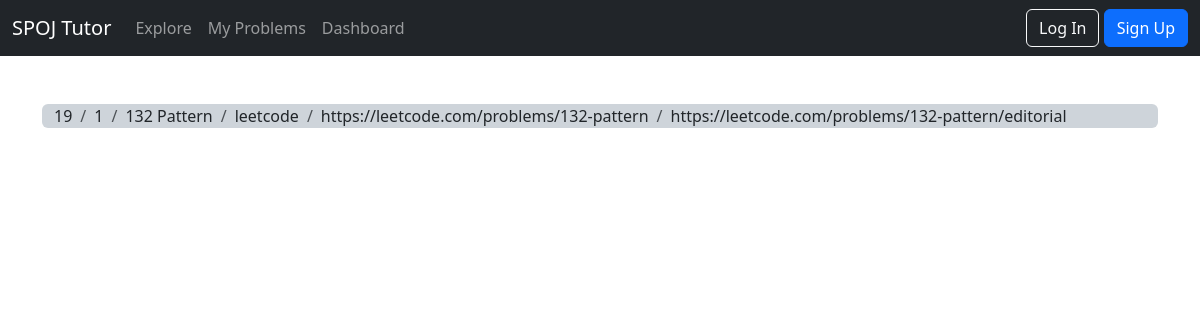
Screenshot of /tasks/19/ with the database file from the repository.
### tasks/models.py (models this page shows, shortened)
class Task(models.Model):
    id = models.AutoField(primary_key=True)
    difficulty = models.PositiveIntegerField()
    title = models.CharField(max_length=125)
    spoj = models.ForeignKey(Spoj, on_delete=models.CASCADE)
    class Meta:
        unique_together = ("title", "spoj")
    url = models.URLField(max_length=200, blank=True, null=True)
    solution_url = models.URLField(max_length=200, blank=True, null=True)

class Spoj(models.Model):
    name = models.CharField(max_length=255, primary_key=True)
    amount_of_difficulty_levels = models.IntegerField(null=False, blank=False)

### tasks/views.py (the view)
# urls.py: path('<int:task_id>/', views.single_task, name="single_task"),
def single_task(request, task_id):
    found_task = get_object_or_404(Task, pk=task_id)
    return render(request, 'tasks/task.html', {'task': found_task})

### templates/tasks/task.html
{% extends 'base.html' %}
{% block navbar_items %}
    <li class="nav-item">
        <a class="nav-link" href="{% url 'tasks' %}">Explore</a>
    </li>
    <li class="nav-item">
        <a class="nav-link" href="#">My Problems</a>
    </li>
    <li class="nav-item">
        <a class="nav-link" href="#">Dashboard</a>
    </li>
{% endblock navbar_items %}
{% block content %}
    <div class="container bg-dark-subtle rounded">
        <ol class="breadcrumb my-4">
            <li class="breadcrumb-item">{{ task.id }}</li>
            <li class="breadcrumb-item">{{ task.difficulty }}</li>
            <li class="breadcrumb-item">{{ task.title }}</li>
            <li class="breadcrumb-item">{{ task.spoj.name }}</li>
            <li class="breadcrumb-item">{{ task.url }}</li>
            <li class="breadcrumb-item">{{ task.solution_url }}</li>
        </ol>
    </div>
{% endblock content %}

### rows the page displays
Task: id "19", difficulty "1", title "132 Pattern", spoj.name "leetcode", url "https://leetcode.com/problems/132-pattern", solution_url "https://leetcode.com/problems/132-pattern/editorial"
